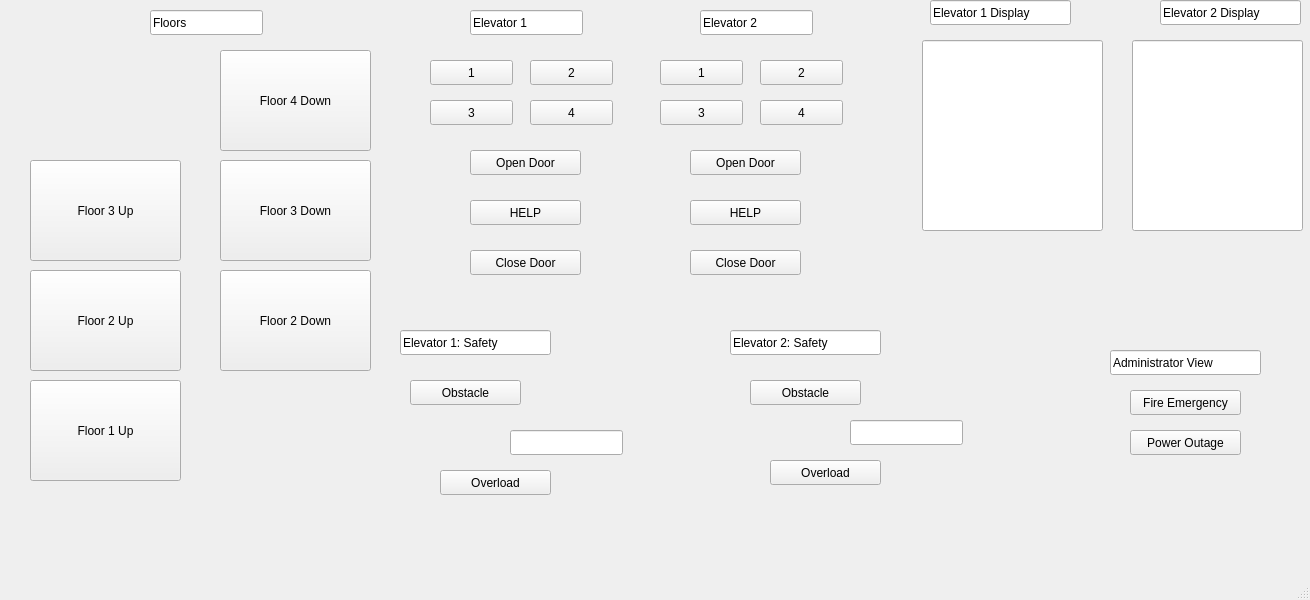
<?xml version="1.0" encoding="UTF-8"?>
<ui version="4.0">
 <class>MainWindow</class>
 <widget class="QMainWindow" name="MainWindow">
  <property name="geometry">
   <rect>
    <x>0</x>
    <y>0</y>
    <width>1310</width>
    <height>600</height>
   </rect>
  </property>
  <property name="windowTitle">
   <string>MainWindow</string>
  </property>
  <widget class="QWidget" name="centralwidget">
   <widget class="QPushButton" name="floor1up">
    <property name="geometry">
     <rect>
      <x>30</x>
      <y>380</y>
      <width>151</width>
      <height>101</height>
     </rect>
    </property>
    <property name="text">
     <string>Floor 1 Up</string>
    </property>
   </widget>
   <widget class="QPushButton" name="floor2up">
    <property name="geometry">
     <rect>
      <x>30</x>
      <y>270</y>
      <width>151</width>
      <height>101</height>
     </rect>
    </property>
    <property name="text">
     <string>Floor 2 Up</string>
    </property>
   </widget>
   <widget class="QPushButton" name="floor3up">
    <property name="geometry">
     <rect>
      <x>30</x>
      <y>160</y>
      <width>151</width>
      <height>101</height>
     </rect>
    </property>
    <property name="text">
     <string>Floor 3 Up</string>
    </property>
   </widget>
   <widget class="QPushButton" name="floor2down">
    <property name="geometry">
     <rect>
      <x>220</x>
      <y>270</y>
      <width>151</width>
      <height>101</height>
     </rect>
    </property>
    <property name="text">
     <string>Floor 2 Down</string>
    </property>
   </widget>
   <widget class="QPushButton" name="floor3down">
    <property name="geometry">
     <rect>
      <x>220</x>
      <y>160</y>
      <width>151</width>
      <height>101</height>
     </rect>
    </property>
    <property name="text">
     <string>Floor 3 Down</string>
    </property>
   </widget>
   <widget class="QPushButton" name="floor4down">
    <property name="geometry">
     <rect>
      <x>220</x>
      <y>50</y>
      <width>151</width>
      <height>101</height>
     </rect>
    </property>
    <property name="text">
     <string>Floor 4 Down</string>
    </property>
   </widget>
   <widget class="QLineEdit" name="lineEdit">
    <property name="geometry">
     <rect>
      <x>150</x>
      <y>10</y>
      <width>113</width>
      <height>25</height>
     </rect>
    </property>
    <property name="text">
     <string>Floors</string>
    </property>
   </widget>
   <widget class="QLineEdit" name="lineEdit_2">
    <property name="geometry">
     <rect>
      <x>470</x>
      <y>10</y>
      <width>113</width>
      <height>25</height>
     </rect>
    </property>
    <property name="text">
     <string>Elevator 1</string>
    </property>
   </widget>
   <widget class="QPushButton" name="elevator1f1">
    <property name="geometry">
     <rect>
      <x>430</x>
      <y>60</y>
      <width>83</width>
      <height>25</height>
     </rect>
    </property>
    <property name="text">
     <string>1</string>
    </property>
   </widget>
   <widget class="QPushButton" name="elevator1f2">
    <property name="geometry">
     <rect>
      <x>530</x>
      <y>60</y>
      <width>83</width>
      <height>25</height>
     </rect>
    </property>
    <property name="text">
     <string>2</string>
    </property>
   </widget>
   <widget class="QPushButton" name="elevator1f4">
    <property name="geometry">
     <rect>
      <x>530</x>
      <y>100</y>
      <width>83</width>
      <height>25</height>
     </rect>
    </property>
    <property name="text">
     <string>4</string>
    </property>
   </widget>
   <widget class="QPushButton" name="elevator1f3">
    <property name="geometry">
     <rect>
      <x>430</x>
      <y>100</y>
      <width>83</width>
      <height>25</height>
     </rect>
    </property>
    <property name="text">
     <string>3</string>
    </property>
   </widget>
   <widget class="QLineEdit" name="lineEdit_3">
    <property name="geometry">
     <rect>
      <x>700</x>
      <y>10</y>
      <width>113</width>
      <height>25</height>
     </rect>
    </property>
    <property name="text">
     <string>Elevator 2</string>
    </property>
   </widget>
   <widget class="QPushButton" name="elevator2f3">
    <property name="geometry">
     <rect>
      <x>660</x>
      <y>100</y>
      <width>83</width>
      <height>25</height>
     </rect>
    </property>
    <property name="text">
     <string>3</string>
    </property>
   </widget>
   <widget class="QPushButton" name="elevator2f1">
    <property name="geometry">
     <rect>
      <x>660</x>
      <y>60</y>
      <width>83</width>
      <height>25</height>
     </rect>
    </property>
    <property name="text">
     <string>1</string>
    </property>
   </widget>
   <widget class="QPushButton" name="elevator2f4">
    <property name="geometry">
     <rect>
      <x>760</x>
      <y>100</y>
      <width>83</width>
      <height>25</height>
     </rect>
    </property>
    <property name="text">
     <string>4</string>
    </property>
   </widget>
   <widget class="QPushButton" name="elevator2f2">
    <property name="geometry">
     <rect>
      <x>760</x>
      <y>60</y>
      <width>83</width>
      <height>25</height>
     </rect>
    </property>
    <property name="text">
     <string>2</string>
    </property>
   </widget>
   <widget class="QPushButton" name="fire_button">
    <property name="geometry">
     <rect>
      <x>1130</x>
      <y>390</y>
      <width>111</width>
      <height>25</height>
     </rect>
    </property>
    <property name="text">
     <string>Fire Emergency</string>
    </property>
   </widget>
   <widget class="QPushButton" name="powerout_button">
    <property name="geometry">
     <rect>
      <x>1130</x>
      <y>430</y>
      <width>111</width>
      <height>25</height>
     </rect>
    </property>
    <property name="text">
     <string>Power Outage</string>
    </property>
   </widget>
   <widget class="QPushButton" name="elevator2help">
    <property name="geometry">
     <rect>
      <x>690</x>
      <y>200</y>
      <width>111</width>
      <height>25</height>
     </rect>
    </property>
    <property name="text">
     <string>HELP</string>
    </property>
   </widget>
   <widget class="QPushButton" name="elevator1help">
    <property name="geometry">
     <rect>
      <x>470</x>
      <y>200</y>
      <width>111</width>
      <height>25</height>
     </rect>
    </property>
    <property name="text">
     <string>HELP</string>
    </property>
   </widget>
   <widget class="QPushButton" name="elevator1doorObstacle">
    <property name="geometry">
     <rect>
      <x>410</x>
      <y>380</y>
      <width>111</width>
      <height>25</height>
     </rect>
    </property>
    <property name="text">
     <string>Obstacle</string>
    </property>
   </widget>
   <widget class="QPushButton" name="elevatorOpen">
    <property name="geometry">
     <rect>
      <x>470</x>
      <y>150</y>
      <width>111</width>
      <height>25</height>
     </rect>
    </property>
    <property name="text">
     <string>Open Door</string>
    </property>
   </widget>
   <widget class="QPushButton" name="elevatorClose">
    <property name="geometry">
     <rect>
      <x>470</x>
      <y>250</y>
      <width>111</width>
      <height>25</height>
     </rect>
    </property>
    <property name="text">
     <string>Close Door</string>
    </property>
   </widget>
   <widget class="QPushButton" name="elevator2Open">
    <property name="geometry">
     <rect>
      <x>690</x>
      <y>150</y>
      <width>111</width>
      <height>25</height>
     </rect>
    </property>
    <property name="text">
     <string>Open Door</string>
    </property>
   </widget>
   <widget class="QPushButton" name="elevator2doorObstacle">
    <property name="geometry">
     <rect>
      <x>750</x>
      <y>380</y>
      <width>111</width>
      <height>25</height>
     </rect>
    </property>
    <property name="text">
     <string>Obstacle</string>
    </property>
   </widget>
   <widget class="QPushButton" name="elevator2Close">
    <property name="geometry">
     <rect>
      <x>690</x>
      <y>250</y>
      <width>111</width>
      <height>25</height>
     </rect>
    </property>
    <property name="text">
     <string>Close Door</string>
    </property>
   </widget>
   <widget class="QPushButton" name="overload2">
    <property name="geometry">
     <rect>
      <x>770</x>
      <y>460</y>
      <width>111</width>
      <height>25</height>
     </rect>
    </property>
    <property name="text">
     <string>Overload</string>
    </property>
   </widget>
   <widget class="QPushButton" name="overload">
    <property name="geometry">
     <rect>
      <x>440</x>
      <y>470</y>
      <width>111</width>
      <height>25</height>
     </rect>
    </property>
    <property name="text">
     <string>Overload</string>
    </property>
   </widget>
   <widget class="QLineEdit" name="lineEdit_4">
    <property name="geometry">
     <rect>
      <x>1110</x>
      <y>350</y>
      <width>151</width>
      <height>25</height>
     </rect>
    </property>
    <property name="text">
     <string>Administrator View</string>
    </property>
   </widget>
   <widget class="QLineEdit" name="lineEdit_5">
    <property name="geometry">
     <rect>
      <x>400</x>
      <y>330</y>
      <width>151</width>
      <height>25</height>
     </rect>
    </property>
    <property name="text">
     <string>Elevator 1: Safety</string>
    </property>
   </widget>
   <widget class="QLineEdit" name="lineEdit_6">
    <property name="geometry">
     <rect>
      <x>730</x>
      <y>330</y>
      <width>151</width>
      <height>25</height>
     </rect>
    </property>
    <property name="text">
     <string>Elevator 2: Safety</string>
    </property>
   </widget>
   <widget class="QLineEdit" name="e1evator1Display">
    <property name="geometry">
     <rect>
      <x>922</x>
      <y>40</y>
      <width>181</width>
      <height>191</height>
     </rect>
    </property>
   </widget>
   <widget class="QLineEdit" name="e1evator2Display">
    <property name="geometry">
     <rect>
      <x>1132</x>
      <y>40</y>
      <width>171</width>
      <height>191</height>
     </rect>
    </property>
   </widget>
   <widget class="QLineEdit" name="lineEdit_7">
    <property name="geometry">
     <rect>
      <x>1160</x>
      <y>0</y>
      <width>141</width>
      <height>25</height>
     </rect>
    </property>
    <property name="text">
     <string>Elevator 2 Display</string>
    </property>
   </widget>
   <widget class="QLineEdit" name="lineEdit_8">
    <property name="geometry">
     <rect>
      <x>930</x>
      <y>0</y>
      <width>141</width>
      <height>25</height>
     </rect>
    </property>
    <property name="text">
     <string>Elevator 1 Display</string>
    </property>
   </widget>
   <widget class="QLineEdit" name="elevator1Weight">
    <property name="geometry">
     <rect>
      <x>510</x>
      <y>430</y>
      <width>113</width>
      <height>25</height>
     </rect>
    </property>
   </widget>
   <widget class="QLineEdit" name="elevator2Weight">
    <property name="geometry">
     <rect>
      <x>850</x>
      <y>420</y>
      <width>113</width>
      <height>25</height>
     </rect>
    </property>
   </widget>
  </widget>
  <widget class="QMenuBar" name="menubar">
   <property name="geometry">
    <rect>
     <x>0</x>
     <y>0</y>
     <width>1310</width>
     <height>22</height>
    </rect>
   </property>
  </widget>
  <widget class="QStatusBar" name="statusbar"/>
 </widget>
 <resources/>
 <connections/>
</ui>
